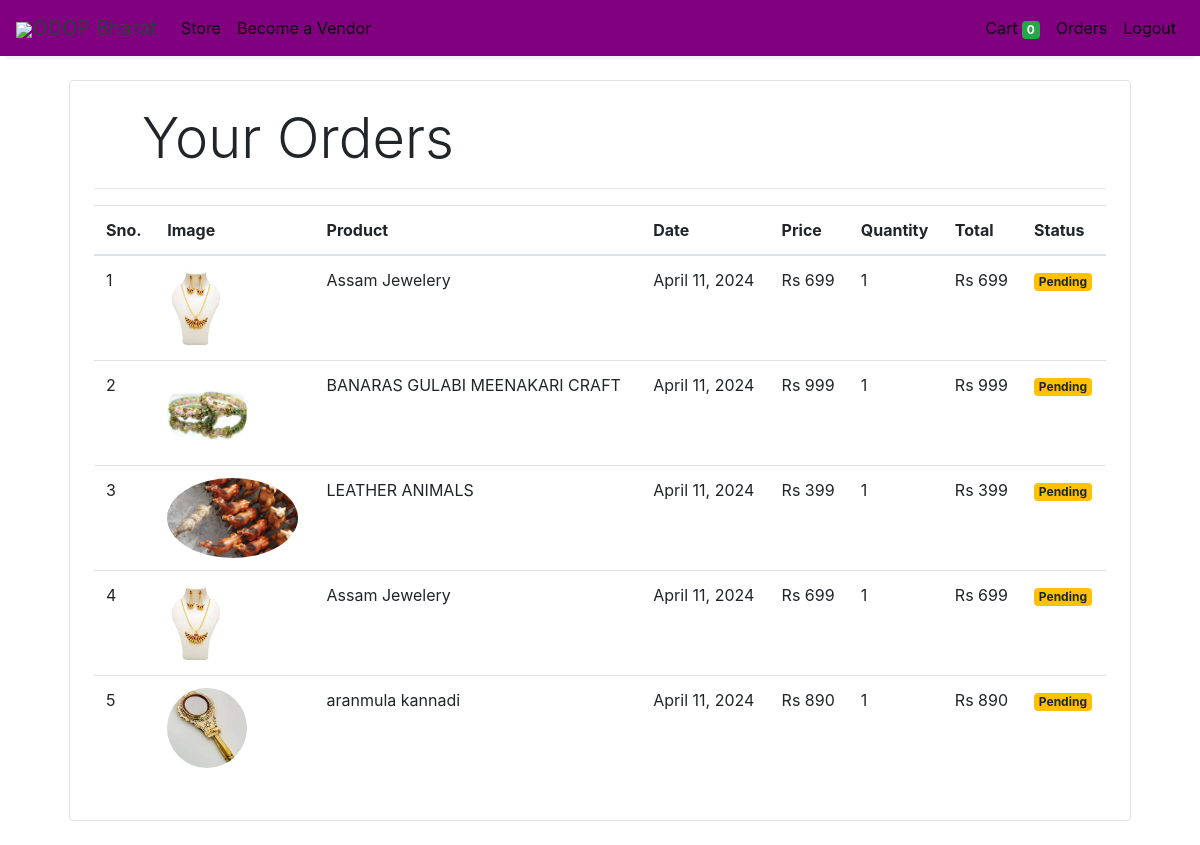
Page /orders (signed in) on the committed database.
### store/models/orders.py (models this page shows, shortened)
class Order(models.Model):
    product = models.ForeignKey(Products,
                                on_delete=models.CASCADE)
    customer = models.ForeignKey(Customer,
                                 on_delete=models.CASCADE)
    quantity = models.IntegerField(default=1)
    price = models.IntegerField()
    address = models.CharField (max_length=50, default='', blank=True)
    phone = models.CharField (max_length=50, default='', blank=True)
    date = models.DateField (default=datetime.datetime.today)
    status = models.BooleanField (default=False)
    @staticmethod
    def get_orders_by_customer(customer_id):
        return Order.objects.filter(customer=customer_id).order_by('-date')

### store/models/product.py (models this page shows, shortened)
class Products(models.Model):
    name = models.CharField(max_length=60)
    price= models.IntegerField(default=0)
    category= models.ForeignKey(Category,on_delete=models.CASCADE,default=1 )
    description= models.CharField(max_length=250, default='', blank=True, null= True)
    image= models.ImageField(upload_to='uploads/products/')

### store/middlewares/auth.py (the view)
    def middleware(request):
        print(request.session.get('customer'))
        returnUrl = request.META['PATH_INFO']
        print(request.META['PATH_INFO'])
        if not request.session.get('customer'):
           return redirect(f'login?return_url={returnUrl}')
        response = get_response(request)
        return response

### store/templatetags/custom_filter.py (called while the page is built)
@register.filter(name='currency')
def currency(number):
    return "Rs "+str(number)

@register.filter(name='multiply')
def multiply(number , number1):
    return number * number1

### store/views/orders.py (called while the page is built)
    def get(self , request ):
        customer = request.session.get('customer')
        orders = Order.get_orders_by_customer(customer)
        print(orders)
        return render(request , 'orders.html'  , {'orders' : orders})

### store/templates/orders.html
{% extends 'base.html' %}
{% block content %}
{% load cart %}
{% load custom_filter %}
<div class="container">
   <div class="border rounded p-4 m-4">
        <p class="display-4 pl-4 ml-4">Your Orders</p>
        <hr>
        <table class="table">
            <thead>
                <tr>
                    <th>Sno.</th>
                    <th>Image</th>
                    <th>Product</th>
                    <th>Date</th>
                    <th>Price</th>
                    <th>Quantity</th>
                    <th>Total</th>
                    <th>Status</th>
                </tr>
            </thead>
            <tbody>
                {% for order in orders %}
                <tr>
                    <td>{{forloop.counter}}</td>
                    <td><img style="height: 80px;" class="rounded-circle" src="{{order.product.image.url}}" alt=""></td>
                    <td>{{order.product.name}}</td>
                    <td>{{order.date}}</td>
                    <td>{{order.price|currency}}</td>
                    <td>{{order.quantity}}</td>
                    <td>{{order.quantity|multiply:order.price|currency}}</td>
                    {% if order.status %}
                    <td><small class="badge badge-success">Completed</small></td>
                    {%else%}
                    <td><small class="badge badge-warning">Pending</small></td>
                    {% endif %}
                </tr>
                {% endfor %}
            </tbody>
        </table>
   </div>
</div>
{% endblock %}

### store/templates/base.html (shortened to what this page needs)
<!doctype html>
<html lang="en">
<head>
  <link rel="stylesheet" href="https://maxcdn.bootstrapcdn.com/bootstrap/4.0.0/css/bootstrap.min.css"
>
</head>
<body>
  <nav class="one-edge-shadow navbar navbar-light sticky-top navbar navbar-expand-lg text-white" style="background-color: purple !important; color: white !important;">
    <a class="navbar-brand ms-3 text-dark " href="http://127.0.0.1:5500/home.html">
    <link rel="stylesheet" href="https://use.fontawesome.com/releases/v5.7.0/css/all.css">
    <img src="https://www.freepnglogos.com/uploads/shopping-cart-png/shopping-cart-svg-png-icon-download-28.png" style="font-weight:width:40px;height:40px;color:black;">ODOP Bharat</a>
    <div class="collapse navbar-collapse" id="navbarSupportedContent">
      <ul class="navbar-nav mr-auto">
        <li class="nav-item active">
          <a class="nav-link" href="/store">Store <span class="sr-only">(current)</span></a>
        </li>
        <li class="nav-item active">
          <a class="nav-link" href="/vendor_registration">Become a Vendor </a>
        </li>
          </ul>
      <ul class=" navbar-nav my-2 my-lg-0">
        <li class="nav-item active">
          <a class="nav-link" href="/cart">Cart
            <span class="badge badge-success">{{request.session.cart.keys|length}}</span>
            <span class="sr-only">(current)</span></a>
        </li>
        {% if request.session.customer %}
        <li class="nav-item active ">
          <a class="nav-link" href="/orders">Orders<span class="sr-only">(current)</span></a>
        </li>
        <li class="nav-item active ">
          <a class="nav-link" href="/logout">Logout<span class="sr-only">(current)</span></a>
        </li>
        {% endif %}
      </ul>
    </div>
  </nav>
  {% block content %}{% endblock %}
</body>
</html>

### store/templates/base.html (style rules this page uses)
.one-edge-shadow { box-shadow: 0 8px 2px -5px rgb(246, 245, 245); }

### rows in the picture
Order: product.image (picture), product.name "Assam Jewelery", date "April 11, 2024", price "Rs 699", quantity "1", quantity|multiply "Rs 699", status "Pending"
Order: product.image (picture), product.name "BANARAS GULABI MEENAKARI CRAFT", date "April 11, 2024", price "Rs 999", quantity "1", quantity|multiply "Rs 999", status "Pending"
Order: product.image (picture), product.name "LEATHER ANIMALS", date "April 11, 2024", price "Rs 399", quantity "1", quantity|multiply "Rs 399", status "Pending"
Order: product.image (picture), product.name "Assam Jewelery", date "April 11, 2024", price "Rs 699", quantity "1", quantity|multiply "Rs 699", status "Pending"
Order: product.image (picture), product.name "aranmula kannadi", date "April 11, 2024", price "Rs 890", quantity "1", quantity|multiply "Rs 890", status "Pending"

### other values in the picture
{{ request.session.cart.keys|length }} "0"
